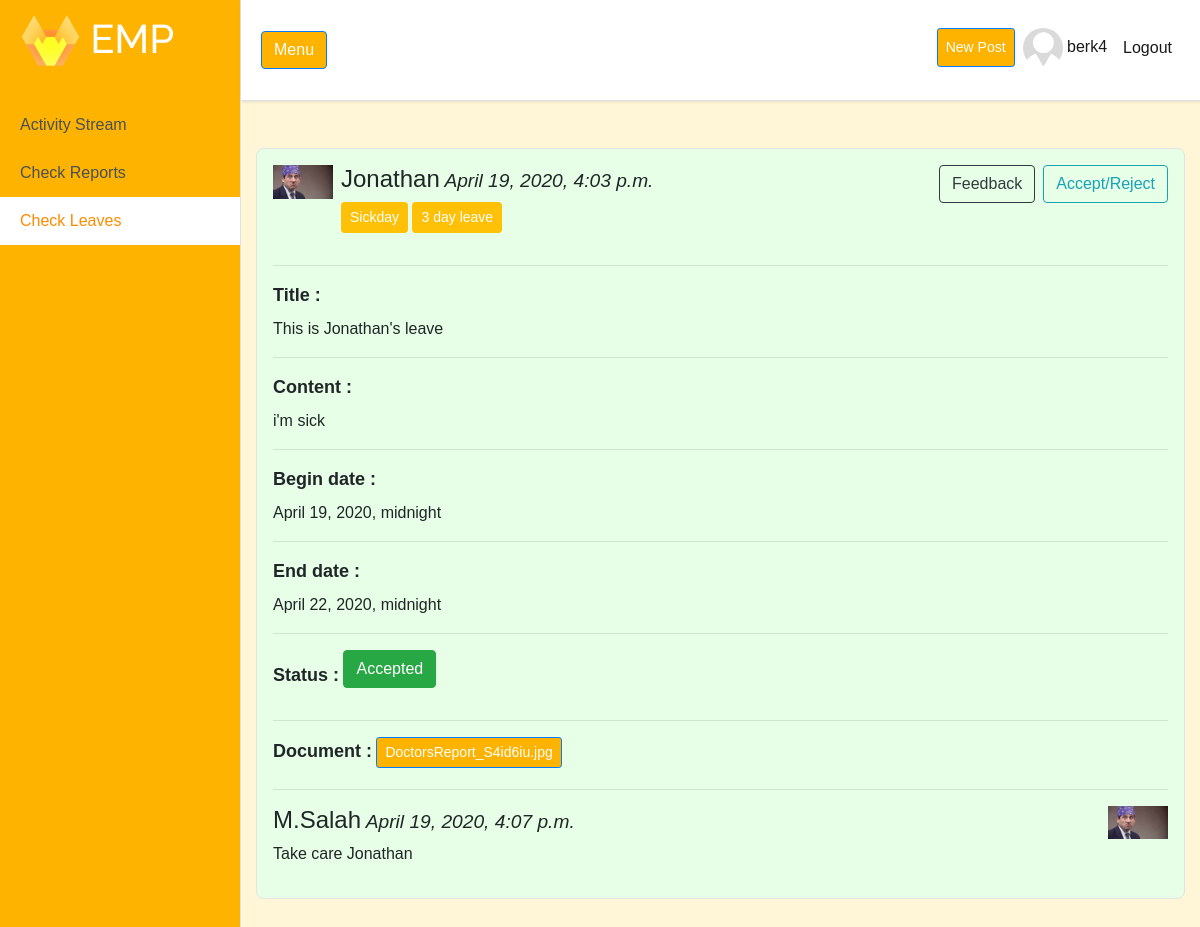
The page /leave/37 (signed in) on the database its author committed.
### users/models.py (models this page shows, shortened)
class Profile(models.Model):
    user = models.OneToOneField(User, on_delete=models.CASCADE)
    image = models.ImageField(default='default.jpg', upload_to='profile_pics')
    bio = models.TextField(max_length=500, blank=True)
    location = models.CharField(max_length=30, blank=True)
    birth_date = models.DateField(null=True, blank=True)
    is_employee = models.BooleanField(default=True)

### bookleave/models.py (models this page shows, shortened)
class Leave(models.Model):
    type = models.CharField(verbose_name="Leave Type", max_length=20, choices=TYPE_CHOICES)
    begindate = models.DateTimeField()
    enddate = models.DateTimeField()
    date_posted = models.DateTimeField(default=timezone.now)
    document = models.FileField(blank=True, default=None, upload_to='documents')
    title = models.TextField(max_length=100)
    content = models.TextField()
    owner = models.ForeignKey(User, on_delete=models.CASCADE, null=True)
    is_accepted = models.BooleanField(default=False)
    is_rejected = models.BooleanField(default=False)
    class Meta:
        ordering = ['-date_posted']
    @property
    def difference(self):
        return (self.enddate - self.begindate).days
    @property
    def filename(self):
        return os.path.basename(self.document.path)

class Reply(models.Model):
    content = models.TextField()
    date_posted = models.DateTimeField(default=timezone.now)
    owner = models.ForeignKey(User, on_delete=models.CASCADE)
    leave = models.ForeignKey(Leave, on_delete=models.CASCADE, default=None)

### bookleave/views.py (the view)
# urls.py: path('leave/<int:pk>', LeaveDetailView.as_view(), name='leave-detail'),
class LeaveDetailView(LoginRequiredMixin, DetailView):
    model = Leave
    def get_context_data(self, **kwargs):
        context = super().get_context_data(**kwargs)
        context['replies'] = Reply.objects.filter(leave=self.object).all()
        return context

### bookleave/templates/bookleave/leave_detail.html (shortened to what this page needs)
{% extends 'activitystream/base.html' %}
{% load crispy_forms_tags %}
{% block content %}
                <div class = container>
                <div class="media">
                    <div class="media-left">
                        <img src="{{ leave.owner.profile.image.url }}" class="media-object" style="width:60px">
                    </div>
                    <div class="media-body ml-2">
                        <h4 class="media-heading">{{leave.owner.username}}<small><i>  {{ leave.date_posted }}</i></small>
                            {% if user.is_active and user.is_staff %}<a href="{% url 'leave-accept-reject' leave.id %}" class="btn btn-outline-info" style="float: right">Accept/Reject</a>{% endif %}
                            {% if leave.is_accepted or leave.is_rejected %}<a href="{% url 'add_reply' pk=leave.pk %}" class="btn btn-outline-dark mr-2" style="float: right">Feedback</a></h4>{% endif %}
                            {% if leave.type == 'Sickday' %}
                            <p class="btn btn-warning btn-sm">  {{ leave.type }}</p>
                            <p class="btn btn-warning btn-sm">  {{ leave.difference }} day leave</p>
                            {% else %}
                            <p class="btn btn-info btn-sm">  {{ leave.type }}</p>
                            <p class="btn btn-info btn-sm">  {{ leave.difference }} day leave</p>
                            {% endif %}
                    </div>
                </div>
                <hr>
                <div class="media">
                    <div class="media-body">
                        <label style="font-size: large; font-weight: bold">Title :</label>
                            <p> {{ leave.title }}</p>
                        <hr>
                    </div>
                </div>
                <div class="media">
                    <div class="media-body">
                        <label style="font-size: large; font-weight: bold">Content :</label>
                            <p> {{ leave.content }}</p>
                        <hr>
                    </div>
                </div>
                <div class="media">
                    <div class="media-body">
                        <label style="font-size: large; font-weight: bold">Begin date :</label>
                            <p> {{ leave.begindate }}</p>
                        <hr>
                    </div>
                </div>
                <div class="media">
                    <div class="media-body">
                        <label style="font-size: large; font-weight: bold">End date :</label>
                            <p> {{ leave.enddate }}</p>
                        <hr>
                    </div>
                </div>
                <div class="media">
                    <div class="media-body">
                            {% if not leave.is_accepted and not leave.is_rejected %}
                                <label style="font-size: large; font-weight: bold">Status :</label>
                            <p class="btn btn-default">Waiting </p>
                                <hr>
                            {% else %}
                                <label style="font-size: large; font-weight: bold">Status :</label>
                            <p class="btn btn-success">Accepted</p>
                                <hr>
                            {% endif %}
                    </div>
                </div>
                 <div class="media">
                    <div class="media-body">
                            {% if leave.document != '' %}
                                 <label style="font-size: large; font-weight: bold">Document :</label>
                            <a class="btn btn-primary btn-sm" href="{{ leave.document.url }}" target="_blank">{{ leave.filename }}</a>
                            <hr>
                            {% endif %}
                    </div>
                 </div>
                {% for reply in replies %}
                <div class="media">
                    <div class="media-body">
                        <h4 class="media-heading">{{reply.owner}}<small><i>   {{ reply.date_posted }}</i></small>
                                </h4>
                      <p>{{ reply.content }}</p>
                    </div>
                    <div class="media-right">
                      <img src="{{ reply.owner.profile.image.url }}" class="media-object" style="width:60px">
                    </div>
                  </div>
    {% endfor %}
</div>
{% endblock %}

### activitystream/templates/activitystream/base.html (shortened to what this page needs)
{% load static %}
<!DOCTYPE html>
<html lang="en">
<head>
  <link rel="stylesheet" href="https://stackpath.bootstrapcdn.com/bootstrap/4.4.1/css/bootstrap.min.css">
  <link rel="stylesheet" type="text/css" href="{% static 'activitystream/main.css' %}">
</head>
<body>
  <div class="d-flex" id="wrapper">
    <div class=" border-right" style="background-color: #feb300; !important;" id="sidebar-wrapper">
      <div class="sidebar-heading" style="background-color: #feb300; !important;"><h1> <img src="{% static "activitystream/logo.png" %}" alt="Employee Portal" style="width:60px"/> EMP</h1></div>
      <div class="list-group list-group-flush">
        <a href="{% url 'activity-home' %}" class="list-group-item list-group-item-action" id = "activity_button" >Activity Stream</a>
        {% if user.is_active and user.is_staff %}
        <a href="{% url 'all-reports' %}" class="list-group-item list-group-item-action " id = "report_button" >Check Reports</a>
        <a href="{% url 'all-leaves' %}" class="list-group-item list-group-item-action" id = "leave_button" >Check Leaves</a>
        {% else %}
        <a href="{% url 'reports-home' %}" class="list-group-item list-group-item-action" id = "reportto_button">My Reports</a>
        <a href="{% url 'leave-home' %}" class="list-group-item list-group-item-action" id = "bookleave_button">My Leaves</a>
        {% endif %}
      </div>
    </div>
    <div id="page-content-wrapper">
      <nav class="navbar navbar-expand-lg navbar-light border-bottom sticky-top" style="background-color: white; !important;" >
        <button class="btn btn-primary" id="menu-toggle">Menu</button>
        <div class="collapse navbar-collapse" id="navbarSupportedContent">
          <ul class="navbar-nav ml-auto mt-2 mt-lg-0">
            {% if user.is_authenticated %}
              <li class="nav-item active mt-1">
                 <a class="btn btn-primary btn-sm nav-link mt-1" href="{% url 'post-create' %}" style="color: white">New Post</a>
              </li>
                 <li class="nav-item active mb-1 ">
                <a class="nav-link" href="{% url 'profile' %}">
                        <img height="40px" width="40px"  class="rounded-circle account-img" src="{{ user.profile.image.url }}">
                    {{ user.username }}</a>
                </li>
                <li class="nav-item active mb-1 ">
                <a class="nav-link mt-2" href="{% url 'logout' %}">  Logout</a>
                </li>
            {% else %}
              <li class="nav-item active">
                <a class="nav-link" href="{% url 'activity-home' %}">Home <span class="sr-only">(current)</span></a>
              </li>
            {% endif %}
          </ul>
        </div>
      </nav>
<div id = main-section>
      <div class="container-fluid">
      <br>
      {% block content %}{% endblock %}
      </div>
</div>
    </div>
  </div>
</body>
</html>

### activitystream/static/activitystream/main.css (style rules this page uses)
.list-group-item-action { background-color: #feb300; !important; position: fixed; }
body { overflow-x: hidden; font-family: 'Poppins', sans-serif; background: #fff5d7; }
.btn-primary { background-color: #feb300; !important; }
#activity_button { margin-top:6.3rem; width: 15rem; }
#report_button,#reportto_button { margin-top:9.3rem; width:15rem; }
#leave_button,#bookleave_button { margin-top:12.3rem; width: 15rem; }
#main-section { margin-top: -2rem; }
.sidebar-heading { position: fixed; color: white; background: rgba(0, 0, 0, 0.2); }
.navbar { padding: 20px ; background: #fff; border: none; border-radius: 0; margin-bottom: 40px; box-shadow: 1px 1px 3px rgba(0, 0, 0, 0.1); }
#sidebar-wrapper { min-height: 100vh; margin-left: -15rem; -webkit-transition: margin .25s ease-out; -moz-transition: margin .25s ease-out; -o-transition: margin .25s ease-out; transition: margin .25s ease-out; }
#sidebar-wrapper .sidebar-heading { padding: 0.875rem 1.25rem; font-size: 1.2rem; }
#sidebar-wrapper .list-group { width: 15rem; }
#page-content-wrapper { min-width: 100vw; }
@media (min-width: 768px) { #sidebar-wrapper { margin-left: 0; } }
@media (min-width: 768px) { #page-content-wrapper { min-width: 0; width: 100%; } }
h1 { font-family: Raleway ; }

### bookleave/templates/bookleave/leave_detail.html (style rules this page uses)
#leave_button, #bookleave_button { background-color: white; font-size: 1rem; color: darkorange; }
.container { border: 1px solid #e3e3e3; margin-top: 1rem; margin-bottom: 2rem; padding: 1rem ; border-radius: 0.5rem; }
p.btn { color: white; text-decoration: none; pointer-events: none; }
.container { border: 1px solid #e3e3e3; margin-top: 15px; background-color:#e6ffe6; }

### rows shown on the page
Leave: owner.profile.image (picture), owner.username "Jonathan", date_posted "April 19, 2020, 4:03 p.m.", type "Sickday", difference "3", title "This is Jonathan's leave", content "i'm sick", begindate "April 19, 2020, midnight", enddate "April 22, 2020, midnight", filename "DoctorsReport_S4id6iu.jpg"
Reply: owner "M.Salah", date_posted "April 19, 2020, 4:07 p.m.", content "Take care Jonathan", owner.profile.image (picture)

### other values the page prints
{{ user.username }} "berk4"
